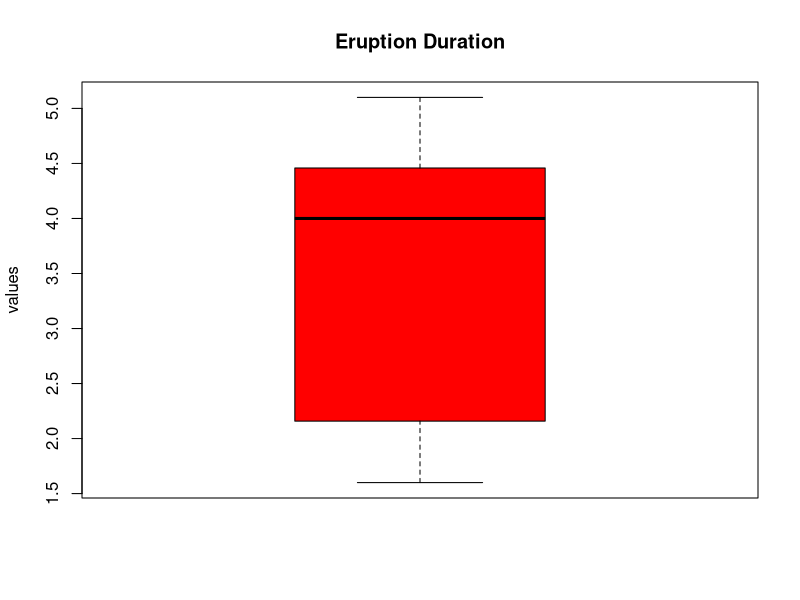
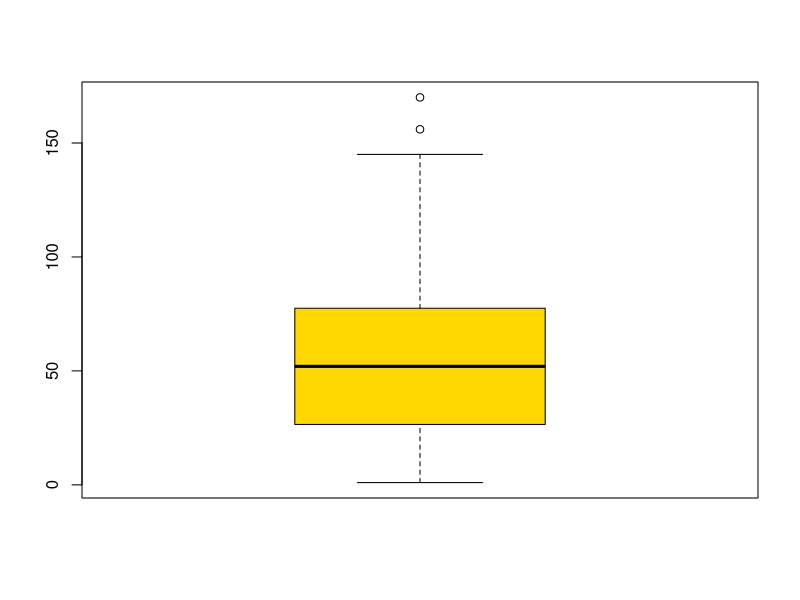

Generate these figures, in order, with R:
# Boxplot
# Load the data set
duration = faithful$eruptions # the eruption duration
boxplot(duration, col="red", main="Eruption Duration", ylab="values")

vector1 <- c(1:100, 145, 156, 170) # With ourliers 
boxplot(vector1, col="gold")